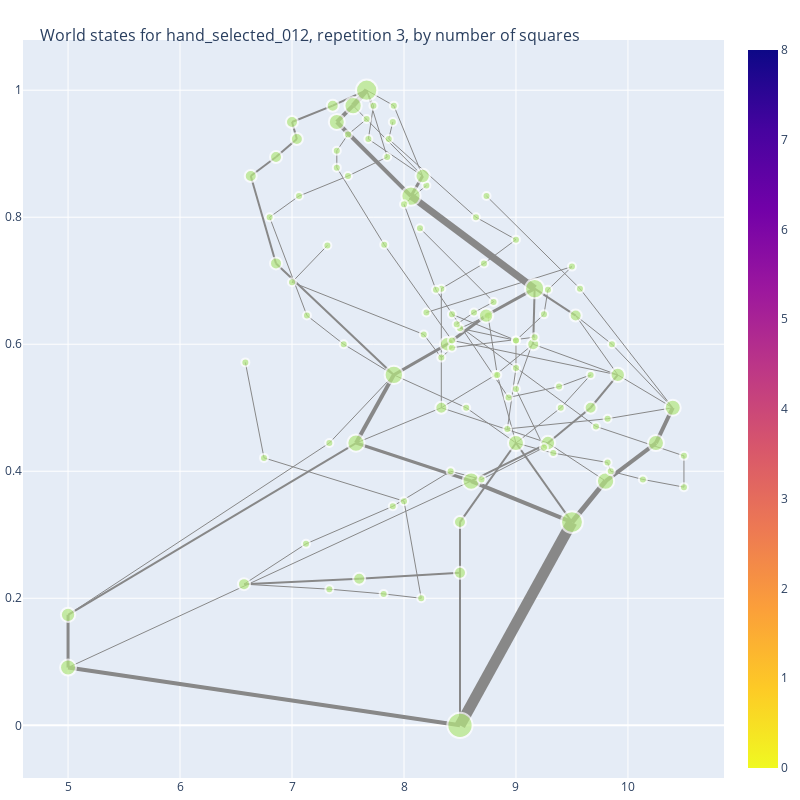

The notebook cell saved with this chart:
### Code cell
fig = go.Figure(data=edge_trace + [node_trace],
             layout=go.Layout(
                title='<br>World states for ' + str(target) +', repetition '+ str(rep) +', by number of squares',
                titlefont_size=16,
                showlegend=False,
                hovermode='closest',
                margin=dict(b=20,l=5,r=5,t=40),
                annotations=[ dict(
                    text="",
                    showarrow=False,
                    xref="paper", yref="paper",
                    x=0.005, y=-0.002 ) ])
                #xaxis=dict(showgrid=False, zeroline=False, showticklabels=False))
                #yaxis=dict(showgrid=False, zeroline=False, showticklabels=False))
                )

fig.update_layout(
    width=800,
    height=800
)

fig.show()

### Figure 1 — Plotly figure (JSON) as saved in the notebook; plotly's stock layout.template omitted (floating-point values rounded to 4 significant figures)
{"data": [{"hoverinfo": "none", "line": {"color": "#888", "width": 11}, "mode": "lines", "type": "scatter", "x": [8.5, 9.5], "y": [0, 0.32]}, {"hoverinfo": "none", "line": {"color": "#888", "width": 2}, "mode": "lines", "type": "scatter", "x": [8.5, 8.5], "y": [0, 0.24]}, {"hoverinfo": "none", "line": {"color": "#888", "width": 4}, "mode": "lines", "type": "scatter", "x": [8.5, 5], "y": [0, 0.09091]}, {"hoverinfo": "none", "line": {"color": "#888", "width": 2}, "mode": "lines", "type": "scatter", "x": [8.5, 8.5], "y": [0, 0.32]}, {"hoverinfo": "none", "line": {"color": "#888", "width": 5}, "mode": "lines", "type": "scatter", "x": [9.5, 9.8], "y": [0.32, 0.3846]}, {"hoverinfo": "none", "line": {"color": "#888", "width": 4}, "mode": "lines", "type": "scatter", "x": [9.5, 8.6], "y": [0.32, 0.3846]}, {"hoverinfo": "none", "line": {"color": "#888", "width": 2}, "mode": "lines", "type": "scatter", "x": [9.5, 9], "y": [0.32, 0.4444]}, {"hoverinfo": "none", "line": {"color": "#888", "width": 2}, "mode": "lines", "type": "scatter", "x": [8.5, 7.6], "y": [0.24, 0.2308]}, {"hoverinfo": "none", "line": {"color": "#888", "width": 2}, "mode": "lines", "type": "scatter", "x": [8.5, 9], "y": [0.32, 0.4444]}, {"hoverinfo": "none", "line": {"color": "#888", "width": 4}, "mode": "lines", "type": "scatter", "x": [9.8, 10.25], "y": [0.3846, 0.4444]}, {"hoverinfo": "none", "line": {"color": "#888", "width": 1}, "mode": "lines", "type": "scatter", "x": [9.8, 9.286], "y": [0.3846, 0.4444]}, {"hoverinfo": "none", "line": {"color": "#888", "width": 2}, "mode": "lines", "type": "scatter", "x": [7.6, 6.571], "y": [0.2308, 0.2222]}, {"hoverinfo": "none", "line": {"color": "#888", "width": 3}, "mode": "lines", "type": "scatter", "x": [8.6, 7.571], "y": [0.3846, 0.4444]}, {"hoverinfo": "none", "line": {"color": "#888", "width": 2}, "mode": "lines", "type": "scatter", "x": [8.6, 9.286], "y": [0.3846, 0.4444]}, {"hoverinfo": "none", "line": {"color": "#888", "width": 4}, "mode": "lines", "type": "scatter", "x": [10.25, 10.4], "y": [0.4444, 0.5]}, {"hoverinfo": "none", "line": {"color": "#888", "width": 1}, "mode": "lines", "type": "scatter", "x": [6.571, 7.125], "y": [0.2222, 0.2857]}, {"hoverinfo": "none", "line": {"color": "#888", "width": 1}, "mode": "lines", "type": "scatter", "x": [6.571, 7.333], "y": [0.2222, 0.2143]}, {"hoverinfo": "none", "line": {"color": "#888", "width": 4}, "mode": "lines", "type": "scatter", "x": [7.571, 7.909], "y": [0.4444, 0.5517]}, {"hoverinfo": "none", "line": {"color": "#888", "width": 1}, "mode": "lines", "type": "scatter", "x": [7.571, 8.333], "y": [0.4444, 0.5]}, {"hoverinfo": "none", "line": {"color": "#888", "width": 1}, "mode": "lines", "type": "scatter", "x": [9.286, 8.333], "y": [0.4444, 0.5]}, {"hoverinfo": "none", "line": {"color": "#888", "width": 2}, "mode": "lines", "type": "scatter", "x": [9.286, 9.667], "y": [0.4444, 0.5]}, {"hoverinfo": "none", "line": {"color": "#888", "width": 1}, "mode": "lines", "type": "scatter", "x": [9, 8.833], "y": [0.4444, 0.5517]}, {"hoverinfo": "none", "line": {"color": "#888", "width": 1}, "mode": "lines", "type": "scatter", "x": [9, 9.333], "y": [0.4444, 0.4286]}, {"hoverinfo": "none", "line": {"color": "#888", "width": 1}, "mode": "lines", "type": "scatter", "x": [9, 8.556], "y": [0.4444, 0.5]}, {"hoverinfo": "none", "line": {"color": "#888", "width": 1}, "mode": "lines", "type": "scatter", "x": [9, 9.4], "y": [0.4444, 0.5]}, {"hoverinfo": "none", "line": {"color": "#888", "width": 1}, "mode": "lines", "type": "scatter", "x": [7.333, 7.909], "y": [0.4444, 0.5517]}, {"hoverinfo": "none", "line": {"color": "#888", "width": 1}, "mode": "lines", "type": "scatter", "x": [10.4, 9.909], "y": [0.5, 0.5517]}, {"hoverinfo": "none", "line": {"color": "#888", "width": 1}, "mode": "lines", "type": "scatter", "x": [10.4, 9.857], "y": [0.5, 0.6]}, {"hoverinfo": "none", "line": {"color": "#888", "width": 1}, "mode": "lines", "type": "scatter", "x": [10.4, 9.818], "y": [0.5, 0.4828]}, {"hoverinfo": "none", "line": {"color": "#888", "width": 1}, "mode": "lines", "type": "scatter", "x": [10.4, 9.571], "y": [0.5, 0.6875]}, {"hoverinfo": "none", "line": {"color": "#888", "width": 1}, "mode": "lines", "type": "scatter", "x": [7.125, 7.9], "y": [0.2857, 0.3448]}, {"hoverinfo": "none", "line": {"color": "#888", "width": 1}, "mode": "lines", "type": "scatter", "x": [8.333, 8.818], "y": [0.5, 0.5517]}, {"hoverinfo": "none", "line": {"color": "#888", "width": 1}, "mode": "lines", "type": "scatter", "x": [8.333, 8.333], "y": [0.5, 0.6875]}, {"hoverinfo": "none", "line": {"color": "#888", "width": 2}, "mode": "lines", "type": "scatter", "x": [9.667, 9.909], "y": [0.5, 0.5517]}, {"hoverinfo": "none", "line": {"color": "#888", "width": 1}, "mode": "lines", "type": "scatter", "x": [7.333, 7.818], "y": [0.2143, 0.2069]}, {"hoverinfo": "none", "line": {"color": "#888", "width": 1}, "mode": "lines", "type": "scatter", "x": [9.333, 9.818], "y": [0.4286, 0.4138]}, {"hoverinfo": "none", "line": {"color": "#888", "width": 1}, "mode": "lines", "type": "scatter", "x": [8.556, 7.909], "y": [0.5, 0.5517]}, {"hoverinfo": "none", "line": {"color": "#888", "width": 1}, "mode": "lines", "type": "scatter", "x": [9.4, 9.667], "y": [0.5, 0.5517]}, {"hoverinfo": "none", "line": {"color": "#888", "width": 1}, "mode": "lines", "type": "scatter", "x": [9.909, 9.154], "y": [0.5517, 0.6]}, {"hoverinfo": "none", "line": {"color": "#888", "width": 1}, "mode": "lines", "type": "scatter", "x": [9.909, 9.533], "y": [0.5517, 0.6452]}, {"hoverinfo": "none", "line": {"color": "#888", "width": 1}, "mode": "lines", "type": "scatter", "x": [9.909, 8.429], "y": [0.5517, 0.6061]}, {"hoverinfo": "none", "line": {"color": "#888", "width": 1}, "mode": "lines", "type": "scatter", "x": [7.9, 8.417], "y": [0.3448, 0.4]}, {"hoverinfo": "none", "line": {"color": "#888", "width": 2}, "mode": "lines", "type": "scatter", "x": [7.909, 6.857], "y": [0.5517, 0.7273]}, {"hoverinfo": "none", "line": {"color": "#888", "width": 3}, "mode": "lines", "type": "scatter", "x": [7.909, 8.385], "y": [0.5517, 0.6]}, {"hoverinfo": "none", "line": {"color": "#888", "width": 1}, "mode": "lines", "type": "scatter", "x": [7.909, 7.462], "y": [0.5517, 0.6]}, {"hoverinfo": "none", "line": {"color": "#888", "width": 1}, "mode": "lines", "type": "scatter", "x": [8.818, 9.154], "y": [0.5517, 0.6]}, {"hoverinfo": "none", "line": {"color": "#888", "width": 1}, "mode": "lines", "type": "scatter", "x": [7.818, 8.154], "y": [0.2069, 0.2]}, {"hoverinfo": "none", "line": {"color": "#888", "width": 1}, "mode": "lines", "type": "scatter", "x": [8.833, 8.75], "y": [0.5517, 0.6452]}, {"hoverinfo": "none", "line": {"color": "#888", "width": 1}, "mode": "lines", "type": "scatter", "x": [9.818, 9.846], "y": [0.4138, 0.4]}, {"hoverinfo": "none", "line": {"color": "#888", "width": 1}, "mode": "lines", "type": "scatter", "x": [9.818, 8.923], "y": [0.4828, 0.4667]}, {"hoverinfo": "none", "line": {"color": "#888", "width": 1}, "mode": "lines", "type": "scatter", "x": [9.667, 9.385], "y": [0.5517, 0.5333]}, {"hoverinfo": "none", "line": {"color": "#888", "width": 2}, "mode": "lines", "type": "scatter", "x": [9.154, 9.167], "y": [0.6, 0.6875]}, {"hoverinfo": "none", "line": {"color": "#888", "width": 1}, "mode": "lines", "type": "scatter", "x": [8.417, 8.692], "y": [0.4, 0.3871]}, {"hoverinfo": "none", "line": {"color": "#888", "width": 1}, "mode": "lines", "type": "scatter", "x": [9.857, 9.533], "y": [0.6, 0.6452]}, {"hoverinfo": "none", "line": {"color": "#888", "width": 1}, "mode": "lines", "type": "scatter", "x": [8.154, 8], "y": [0.2, 0.3529]}, {"hoverinfo": "none", "line": {"color": "#888", "width": 3}, "mode": "lines", "type": "scatter", "x": [8.385, 8.733], "y": [0.6, 0.6452]}, {"hoverinfo": "none", "line": {"color": "#888", "width": 1}, "mode": "lines", "type": "scatter", "x": [9.846, 10.13], "y": [0.4, 0.3871]}, {"hoverinfo": "none", "line": {"color": "#888", "width": 1}, "mode": "lines", "type": "scatter", "x": [8.923, 9], "y": [0.4667, 0.5625]}, {"hoverinfo": "none", "line": {"color": "#888", "width": 1}, "mode": "lines", "type": "scatter", "x": [9.385, 8.933], "y": [0.5333, 0.5161]}, {"hoverinfo": "none", "line": {"color": "#888", "width": 1}, "mode": "lines", "type": "scatter", "x": [7.462, 7.133], "y": [0.6, 0.6452]}, {"hoverinfo": "none", "line": {"color": "#888", "width": 7}, "mode": "lines", "type": "scatter", "x": [9.167, 8.062], "y": [0.6875, 0.8333]}, {"hoverinfo": "none", "line": {"color": "#888", "width": 1}, "mode": "lines", "type": "scatter", "x": [9.25, 9], "y": [0.4375, 0.5294]}, {"hoverinfo": "none", "line": {"color": "#888", "width": 1}, "mode": "lines", "type": "scatter", "x": [8.333, 8.714], "y": [0.6875, 0.7273]}, {"hoverinfo": "none", "line": {"color": "#888", "width": 1}, "mode": "lines", "type": "scatter", "x": [8.5, 9], "y": [0.625, 0.6061]}, {"hoverinfo": "none", "line": {"color": "#888", "width": 1}, "mode": "lines", "type": "scatter", "x": [10.5, 10.5], "y": [0.375, 0.4242]}, {"hoverinfo": "none", "line": {"color": "#888", "width": 1}, "mode": "lines", "type": "scatter", "x": [9, 9], "y": [0.5625, 0.6061]}, {"hoverinfo": "none", "line": {"color": "#888", "width": 1}, "mode": "lines", "type": "scatter", "x": [9.571, 8.737], "y": [0.6875, 0.8333]}, {"hoverinfo": "none", "line": {"color": "#888", "width": 4}, "mode": "lines", "type": "scatter", "x": [8.062, 7.4], "y": [0.8333, 0.95]}, {"hoverinfo": "none", "line": {"color": "#888", "width": 3}, "mode": "lines", "type": "scatter", "x": [8.062, 8.167], "y": [0.8333, 0.8649]}, {"hoverinfo": "none", "line": {"color": "#888", "width": 1}, "mode": "lines", "type": "scatter", "x": [9.167, 8.429], "y": [0.6111, 0.5946]}, {"hoverinfo": "none", "line": {"color": "#888", "width": 1}, "mode": "lines", "type": "scatter", "x": [9.5, 8.2], "y": [0.7222, 0.65]}, {"hoverinfo": "none", "line": {"color": "#888", "width": 1}, "mode": "lines", "type": "scatter", "x": [7.062, 7.5], "y": [0.8333, 0.8649]}, {"hoverinfo": "none", "line": {"color": "#888", "width": 4}, "mode": "lines", "type": "scatter", "x": [7.4, 7.545], "y": [0.95, 0.9756]}, {"hoverinfo": "none", "line": {"color": "#888", "width": 2}, "mode": "lines", "type": "scatter", "x": [7, 7.364], "y": [0.95, 0.9756]}, {"hoverinfo": "none", "line": {"color": "#888", "width": 1}, "mode": "lines", "type": "scatter", "x": [8.625, 8.8], "y": [0.65, 0.6667]}, {"hoverinfo": "none", "line": {"color": "#888", "width": 5}, "mode": "lines", "type": "scatter", "x": [7.545, 7.667], "y": [0.9756, 1]}, {"hoverinfo": "none", "line": {"color": "#888", "width": 2}, "mode": "lines", "type": "scatter", "x": [7.364, 7.667], "y": [0.9756, 1]}, {"hoverinfo": "none", "line": {"color": "#888", "width": 1}, "mode": "lines", "type": "scatter", "x": [7.727, 7.667], "y": [0.9756, 1]}, {"hoverinfo": "none", "line": {"color": "#888", "width": 1}, "mode": "lines", "type": "scatter", "x": [7.909, 7.667], "y": [0.9756, 1]}, {"hoverinfo": "none", "line": {"color": "#888", "width": 1}, "mode": "lines", "type": "scatter", "x": [7.4, 7.4], "y": [0.878, 0.9048]}, {"hoverinfo": "none", "line": {"color": "#888", "width": 1}, "mode": "lines", "type": "scatter", "x": [8.8, 8.143], "y": [0.6667, 0.7826]}, {"hoverinfo": "none", "line": {"color": "#888", "width": 1}, "mode": "lines", "type": "scatter", "x": [7.4, 7.5], "y": [0.9048, 0.9302]}, {"hoverinfo": "none", "line": {"color": "#888", "width": 1}, "mode": "lines", "type": "scatter", "x": [8.692, 9.25], "y": [0.3871, 0.4375]}, {"hoverinfo": "none", "line": {"color": "#888", "width": 2}, "mode": "lines", "type": "scatter", "x": [9.533, 9.167], "y": [0.6452, 0.6875]}, {"hoverinfo": "none", "line": {"color": "#888", "width": 1}, "mode": "lines", "type": "scatter", "x": [8.75, 8.5], "y": [0.6452, 0.625]}, {"hoverinfo": "none", "line": {"color": "#888", "width": 3}, "mode": "lines", "type": "scatter", "x": [8.733, 9.167], "y": [0.6452, 0.6875]}, {"hoverinfo": "none", "line": {"color": "#888", "width": 1}, "mode": "lines", "type": "scatter", "x": [10.13, 10.5], "y": [0.3871, 0.375]}, {"hoverinfo": "none", "line": {"color": "#888", "width": 1}, "mode": "lines", "type": "scatter", "x": [8.933, 8.286], "y": [0.5161, 0.6857]}, {"hoverinfo": "none", "line": {"color": "#888", "width": 1}, "mode": "lines", "type": "scatter", "x": [7.133, 6.8], "y": [0.6452, 0.8]}, {"hoverinfo": "none", "line": {"color": "#888", "width": 1}, "mode": "lines", "type": "scatter", "x": [9, 9.167], "y": [0.5294, 0.6111]}, {"hoverinfo": "none", "line": {"color": "#888", "width": 1}, "mode": "lines", "type": "scatter", "x": [9, 8.643], "y": [0.7647, 0.8]}, {"hoverinfo": "none", "line": {"color": "#888", "width": 1}, "mode": "lines", "type": "scatter", "x": [8, 6.75], "y": [0.3529, 0.4211]}, {"hoverinfo": "none", "line": {"color": "#888", "width": 1}, "mode": "lines", "type": "scatter", "x": [9.25, 9.286], "y": [0.6471, 0.6857]}, {"hoverinfo": "none", "line": {"color": "#888", "width": 1}, "mode": "lines", "type": "scatter", "x": [9.714, 8.471], "y": [0.4706, 0.6316]}, {"hoverinfo": "none", "line": {"color": "#888", "width": 1}, "mode": "lines", "type": "scatter", "x": [8.429, 8.333], "y": [0.5946, 0.5789]}, {"hoverinfo": "none", "line": {"color": "#888", "width": 1}, "mode": "lines", "type": "scatter", "x": [8.167, 7.545], "y": [0.8649, 0.9756]}, {"hoverinfo": "none", "line": {"color": "#888", "width": 1}, "mode": "lines", "type": "scatter", "x": [8.167, 7.682], "y": [0.8649, 0.9231]}, {"hoverinfo": "none", "line": {"color": "#888", "width": 1}, "mode": "lines", "type": "scatter", "x": [8.167, 7.909], "y": [0.8649, 0.9756]}, {"hoverinfo": "none", "line": {"color": "#888", "width": 2}, "mode": "lines", "type": "scatter", "x": [6.632, 6.857], "y": [0.8649, 0.8947]}, {"hoverinfo": "none", "line": {"color": "#888", "width": 1}, "mode": "lines", "type": "scatter", "x": [7.824, 7.4], "y": [0.7568, 0.878]}, {"hoverinfo": "none", "line": {"color": "#888", "width": 1}, "mode": "lines", "type": "scatter", "x": [7.5, 7.85], "y": [0.8649, 0.8947]}, {"hoverinfo": "none", "line": {"color": "#888", "width": 1}, "mode": "lines", "type": "scatter", "x": [8.333, 8.176], "y": [0.5789, 0.6154]}, {"hoverinfo": "none", "line": {"color": "#888", "width": 2}, "mode": "lines", "type": "scatter", "x": [6.857, 7.043], "y": [0.8947, 0.9231]}, {"hoverinfo": "none", "line": {"color": "#888", "width": 1}, "mode": "lines", "type": "scatter", "x": [6.75, 6.583], "y": [0.4211, 0.5714]}, {"hoverinfo": "none", "line": {"color": "#888", "width": 1}, "mode": "lines", "type": "scatter", "x": [8.471, 8.625], "y": [0.6316, 0.65]}, {"hoverinfo": "none", "line": {"color": "#888", "width": 1}, "mode": "lines", "type": "scatter", "x": [7.85, 7.667], "y": [0.8947, 1]}, {"hoverinfo": "none", "line": {"color": "#888", "width": 1}, "mode": "lines", "type": "scatter", "x": [8.176, 7], "y": [0.6154, 0.6977]}, {"hoverinfo": "none", "line": {"color": "#888", "width": 2}, "mode": "lines", "type": "scatter", "x": [7.043, 7], "y": [0.9231, 0.95]}, {"hoverinfo": "none", "line": {"color": "#888", "width": 1}, "mode": "lines", "type": "scatter", "x": [7.682, 7.727], "y": [0.9231, 0.9756]}, {"hoverinfo": "none", "line": {"color": "#888", "width": 1}, "mode": "lines", "type": "scatter", "x": [7.864, 7.9], "y": [0.9231, 0.95]}, {"hoverinfo": "none", "line": {"color": "#888", "width": 1}, "mode": "lines", "type": "scatter", "x": [8, 8.2], "y": [0.8205, 0.85]}, {"hoverinfo": "none", "line": {"color": "#888", "width": 1}, "mode": "lines", "type": "scatter", "x": [7, 7.316], "y": [0.6977, 0.7556]}, {"hoverinfo": "none", "line": {"color": "#888", "width": 1}, "mode": "lines", "type": "scatter", "x": [7.5, 7.667], "y": [0.9302, 0.9545]}, {"hoverinfo": "none", "line": {"color": "#888", "width": 3}, "mode": "lines", "type": "scatter", "x": [5, 5], "y": [0.09091, 0.1739]}, {"hoverinfo": "none", "line": {"color": "#888", "width": 1}, "mode": "lines", "type": "scatter", "x": [5, 8.6], "y": [0.09091, 0.3846]}, {"hoverinfo": "none", "line": {"color": "#888", "width": 2}, "mode": "lines", "type": "scatter", "x": [5, 7.571], "y": [0.1739, 0.4444]}, {"hoverinfo": "none", "line": {"color": "#888", "width": 1}, "mode": "lines", "type": "scatter", "x": [5, 7.333], "y": [0.1739, 0.4444]}, {"hoverinfo": "none", "line": {"color": "#888", "width": 2}, "mode": "lines", "type": "scatter", "x": [6.857, 6.632], "y": [0.7273, 0.8649]}, {"hoverinfo": "none", "line": {"color": "#888", "width": 1}, "mode": "lines", "type": "scatter", "x": [8.714, 9], "y": [0.7273, 0.7647]}, {"hoverinfo": "none", "line": {"color": "#888", "width": 1}, "mode": "lines", "type": "scatter", "x": [9, 9.25], "y": [0.6061, 0.6471]}, {"hoverinfo": "none", "line": {"color": "#888", "width": 1}, "mode": "lines", "type": "scatter", "x": [10.5, 9.714], "y": [0.4242, 0.4706]}, {"hoverinfo": "none", "line": {"color": "#888", "width": 1}, "mode": "lines", "type": "scatter", "x": [8.429, 7.824], "y": [0.6061, 0.7568]}, {"hoverinfo": "none", "line": {"color": "#888", "width": 1}, "mode": "lines", "type": "scatter", "x": [9, 8.429], "y": [0.6061, 0.6471]}, {"hoverinfo": "none", "line": {"color": "#888", "width": 1}, "mode": "lines", "type": "scatter", "x": [8.643, 7.864], "y": [0.8, 0.9231]}, {"hoverinfo": "none", "line": {"color": "#888", "width": 1}, "mode": "lines", "type": "scatter", "x": [9.286, 9.5], "y": [0.6857, 0.7222]}, {"hoverinfo": "none", "line": {"color": "#888", "width": 1}, "mode": "lines", "type": "scatter", "x": [8.286, 8], "y": [0.6857, 0.8205]}, {"hoverinfo": "none", "line": {"color": "#888", "width": 1}, "mode": "lines", "type": "scatter", "x": [6.8, 7.062], "y": [0.8, 0.8333]}, {"hoverinfo": "text", "marker": {"line": {"width": 2}, "reversescale": true, "showscale": true, "size": [25.29, 21.84, 12, 12, 17.29, 12, 17.29, 16, 12, 17.29, 14.34, 16, 8, 16, 8, 12, 12, 8, 8, 8, 8, 14.34, 8, 18.34, 8, 8, 8, 8, 8, 8, 12, 8, 8, 8, 14.34, 8, 8, 8, 8, 19.23, 8, 8, 8, 8, 8, 8, 19.23, 8, 8, 8, 8, 16, 12, 8, 8, 8, 8, 17.29, 12, 8, 8, 8, 21.29, 8, 8, 8, 8, 12, 8, 14.34, 8, 8, 8, 8, 8, 8, 8, 8, 8, 8, 14.34, 12, 8, 8, 8, 12, 8, 8, 8, 8, 12, 8, 8, 8, 8, 8, 8, 16, 14.34, 12, 8, 8, 8, 8, 8, 8, 8, 8, 8, 8, 8]}, "mode": "markers", "type": "scatter", "x": [8.5, 9.5, 8.5, 8.5, 9.8, 7.6, 8.6, 10.25, 6.571, 7.571, 9.286, 9, 7.333, 10.4, 7.125, 8.333, 9.667, 7.333, 9.333, 8.556, 9.4, 9.909, 7.9, 7.909, 8.818, 7.818, 8.833, 9.818, 9.818, 9.667, 9.154, 8.417, 9.857, 8.154, 8.385, 9.846, 8.923, 9.385, 7.462, 9.167, 9.25, 8.333, 8.5, 10.5, 9, 9.571, 8.062, 9.167, 9.5, 7.062, 8.737, 7.4, 7, 7.9, 8.2, 8.625, 8.2, 7.545, 7.364, 7.727, 7.909, 7.4, 7.667, 6.583, 8.8, 7.4, 8.692, 9.533, 8.75, 8.733, 10.13, 8.933, 7.133, 9, 9, 8, 9.25, 9.714, 8.429, 8.429, 8.167, 6.632, 7.824, 7.5, 8.333, 6.857, 6.75, 8.471, 7.85, 8.176, 7.043, 7.682, 7.864, 8, 7, 7.5, 7.316, 5, 5, 6.857, 8.714, 9, 10.5, 8.429, 9, 8.643, 9.286, 8.286, 6.8, 8.143, 7.667], "y": [0, 0.32, 0.24, 0.32, 0.3846, 0.2308, 0.3846, 0.4444, 0.2222, 0.4444, 0.4444, 0.4444, 0.4444, 0.5, 0.2857, 0.5, 0.5, 0.2143, 0.4286, 0.5, 0.5, 0.5517, 0.3448, 0.5517, 0.5517, 0.2069, 0.5517, 0.4138, 0.4828, 0.5517, 0.6, 0.4, 0.6, 0.2, 0.6, 0.4, 0.4667, 0.5333, 0.6, 0.6875, 0.4375, 0.6875, 0.625, 0.375, 0.5625, 0.6875, 0.8333, 0.6111, 0.7222, 0.8333, 0.8333, 0.95, 0.95, 0.95, 0.65, 0.65, 0.85, 0.9756, 0.9756, 0.9756, 0.9756, 0.878, 1, 0.5714, 0.6667, 0.9048, 0.3871, 0.6452, 0.6452, 0.6452, 0.3871, 0.5161, 0.6452, 0.5294, 0.7647, 0.3529, 0.6471, 0.4706, 0.6471, 0.5946, 0.8649, 0.8649, 0.7568, 0.8649, 0.5789, 0.8947, 0.4211, 0.6316, 0.8947, 0.6154, 0.9231, 0.9231, 0.9231, 0.8205, 0.6977, 0.9302, 0.7556, 0.09091, 0.1739, 0.7273, 0.7273, 0.6061, 0.4242, 0.6061, 0.6061, 0.8, 0.6857, 0.6857, 0.8, 0.7826, 0.9545]}], "layout": {"annotations": [{"showarrow": false, "text": "", "x": 0.005, "xref": "paper", "y": -0.002, "yref": "paper"}], "height": 800, "hovermode": "closest", "margin": {"b": 20, "l": 5, "r": 5, "t": 40}, "showlegend": false, "title": {"font": {"size": 16}, "text": "<br>World states for hand_selected_012, repetition 3, by number of squares"}, "width": 800}}
